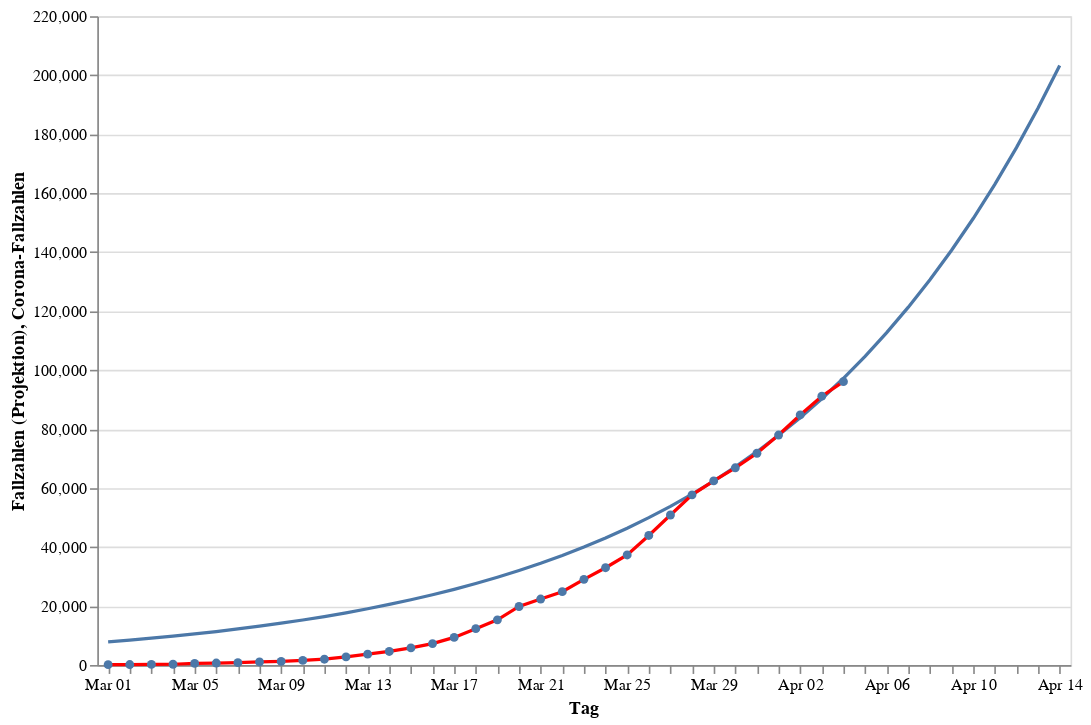

Write notebook code for a chart like this one.
### Code cell
infections_chart = alt.Chart(data).mark_line(point=True, color="red").encode(
    alt.X("monthdate(day):O", title="Tag"),
    alt.Y("cases:Q", title="Corona-Fallzahlen"))
projection_chart = alt.Chart(projection_data).mark_line(point=False).encode(
    alt.X("monthdate(day):O", title="Tag"),
    alt.Y("curve:Q", title="Fallzahlen (Projektion)"))
(projection_chart + infections_chart).properties(width=600, height=400)

### Figure 1 — Vega-Lite specification as saved in the notebook (floating-point values rounded to 4 significant figures)
{"config": {"view": {"continuousWidth": 400, "continuousHeight": 300}}, "layer": [{"data": {"name": "data-0dd81473acd9476950e7e79db09c024c"}, "mark": {"type": "line", "point": false}, "encoding": {"x": {"type": "ordinal", "field": "day", "timeUnit": "monthdate", "title": "Tag"}, "y": {"type": "quantitative", "field": "curve", "title": "Fallzahlen (Projektion)"}}}, {"data": {"name": "data-2ba7d3e4935436d89194f55faaaaba56"}, "mark": {"type": "line", "color": "red", "point": true}, "encoding": {"x": {"type": "ordinal", "field": "day", "timeUnit": "monthdate", "title": "Tag"}, "y": {"type": "quantitative", "field": "cases", "title": "Corona-Fallzahlen"}}}], "height": 400, "width": 600, "$schema": "https://vega.github.io/schema/vega-lite/v4.0.2.json", "datasets": {"data-0dd81473acd9476950e7e79db09c024c": [{"day": "2020-03-01T00:00:00", "curve": 7834.0}, {"day": "2020-03-02T00:00:00", "curve": 8437.0}, {"day": "2020-03-03T00:00:00", "curve": 9086.0}, {"day": "2020-03-04T00:00:00", "curve": 9786.0}, {"day": "2020-03-05T00:00:00", "curve": 10540.0}, {"day": "2020-03-06T00:00:00", "curve": 11350.0}, {"day": "2020-03-07T00:00:00", "curve": 12220.0}, {"day": "2020-03-08T00:00:00", "curve": 13160.0}, {"day": "2020-03-09T00:00:00", "curve": 14180.0}, {"day": "2020-03-10T00:00:00", "curve": 15270.0}, {"day": "2020-03-11T00:00:00", "curve": 16440.0}, {"day": "2020-03-12T00:00:00", "curve": 17710.0}, {"day": "2020-03-13T00:00:00", "curve": 19070.0}, {"day": "2020-03-14T00:00:00", "curve": 20540.0}, {"day": "2020-03-15T00:00:00", "curve": 22120.0}, {"day": "2020-03-16T00:00:00", "curve": 23820.0}, {"day": "2020-03-17T00:00:00", "curve": 25650.0}, {"day": "2020-03-18T00:00:00", "curve": 27630.0}, {"day": "2020-03-19T00:00:00", "curve": 29750.0}, {"day": "2020-03-20T00:00:00", "curve": 32040.0}, {"day": "2020-03-21T00:00:00", "curve": 34510.0}, {"day": "2020-03-22T00:00:00", "curve": 37160.0}, {"day": "2020-03-23T00:00:00", "curve": 40020.0}, {"day": "2020-03-24T00:00:00", "curve": 43090.0}, {"day": "2020-03-25T00:00:00", "curve": 46400.0}, {"day": "2020-03-26T00:00:00", "curve": 49970.0}, {"day": "2020-03-27T00:00:00", "curve": 53810.0}, {"day": "2020-03-28T00:00:00", "curve": 57940.0}, {"day": "2020-03-29T00:00:00", "curve": 62390.0}, {"day": "2020-03-30T00:00:00", "curve": 67180.0}, {"day": "2020-03-31T00:00:00", "curve": 72340.0}, {"day": "2020-04-01T00:00:00", "curve": 77900.0}, {"day": "2020-04-02T00:00:00", "curve": 83870.0}, {"day": "2020-04-03T00:00:00", "curve": 90310.0}, {"day": "2020-04-04T00:00:00", "curve": 97240.0}, {"day": "2020-04-05T00:00:00", "curve": 104700.0}, {"day": "2020-04-06T00:00:00", "curve": 112700.0}, {"day": "2020-04-07T00:00:00", "curve": 121400.0}, {"day": "2020-04-08T00:00:00", "curve": 130600.0}, {"day": "2020-04-09T00:00:00", "curve": 140600.0}, {"day": "2020-04-10T00:00:00", "curve": 151400.0}, {"day": "2020-04-11T00:00:00", "curve": 163000.0}, {"day": "2020-04-12T00:00:00", "curve": 175500.0}, {"day": "2020-04-13T00:00:00", "curve": 188900.0}, {"day": "2020-04-14T00:00:00", "curve": 203300.0}], "data-2ba7d3e4935436d89194f55faaaaba56": [{"day": "2020-03-01T00:00:00", "cases": 130}, {"day": "2020-03-02T00:00:00", "cases": 165}, {"day": "2020-03-03T00:00:00", "cases": 203}, {"day": "2020-03-04T00:00:00", "cases": 262}, {"day": "2020-03-05T00:00:00", "cases": 545}, {"day": "2020-03-06T00:00:00", "cases": 670}, {"day": "2020-03-07T00:00:00", "cases": 800}, {"day": "2020-03-08T00:00:00", "cases": 1040}, {"day": "2020-03-09T00:00:00", "cases": 1224}, {"day": "2020-03-10T00:00:00", "cases": 1565}, {"day": "2020-03-11T00:00:00", "cases": 1966}, {"day": "2020-03-12T00:00:00", "cases": 2745}, {"day": "2020-03-13T00:00:00", "cases": 3675}, {"day": "2020-03-14T00:00:00", "cases": 4599}, {"day": "2020-03-15T00:00:00", "cases": 5813}, {"day": "2020-03-16T00:00:00", "cases": 7272}, {"day": "2020-03-17T00:00:00", "cases": 9367}, {"day": "2020-03-18T00:00:00", "cases": 12327}, {"day": "2020-03-19T00:00:00", "cases": 15320}, {"day": "2020-03-20T00:00:00", "cases": 19848}, {"day": "2020-03-21T00:00:00", "cases": 22364}, {"day": "2020-03-22T00:00:00", "cases": 24873}, {"day": "2020-03-23T00:00:00", "cases": 29056}, {"day": "2020-03-24T00:00:00", "cases": 32991}, {"day": "2020-03-25T00:00:00", "cases": 37323}, {"day": "2020-03-26T00:00:00", "cases": 43938}, {"day": "2020-03-27T00:00:00", "cases": 50871}, {"day": "2020-03-28T00:00:00", "cases": 57695}, {"day": "2020-03-29T00:00:00", "cases": 62435}, {"day": "2020-03-30T00:00:00", "cases": 66885}, {"day": "2020-03-31T00:00:00", "cases": 71808}, {"day": "2020-04-01T00:00:00", "cases": 77981}, {"day": "2020-04-02T00:00:00", "cases": 84794}, {"day": "2020-04-03T00:00:00", "cases": 91159}, {"day": "2020-04-04T00:00:00", "cases": 96092}]}}
